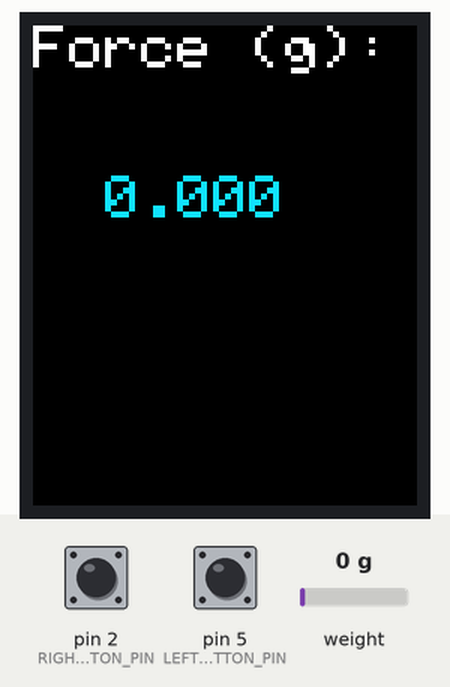
A sketch run on a simulated Arduino Uno, built with avr-gcc and run on an emulated ATmega328P. Shown: 128×160 colour display. The test bench sets the inputs (shaded band); at power-on: pin 5 (LEFT_BUTTON_PIN) HIGH, pin 2 (RIGHT_BUTTON_PIN) HIGH, weight on the scale 0 g. Storage starts empty; what the sketch prints to the serial monitor is not drawn.

Above: at 0.9 s.
1.8 s: pin 5 (LEFT_BUTTON_PIN) pulled LOW for 0.15 s
At 3.3 s:
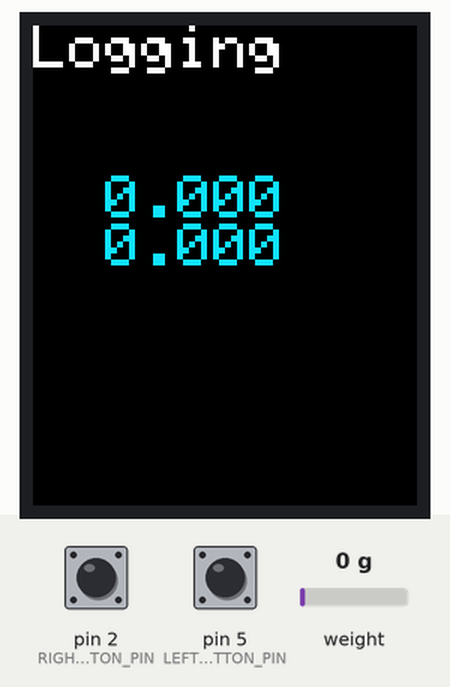
5.6 s: pin 2 (RIGHT_BUTTON_PIN) pulled LOW for 0.15 s
At 8.6 s:
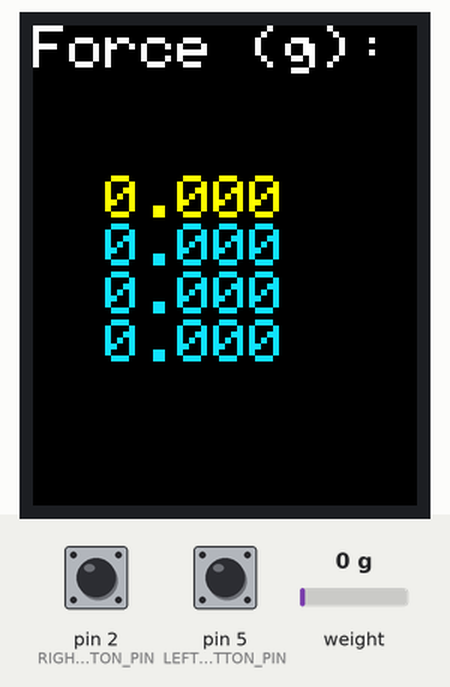
9.4 s: pin 5 (LEFT_BUTTON_PIN) pulled LOW for 1 s
At 11.8 s:
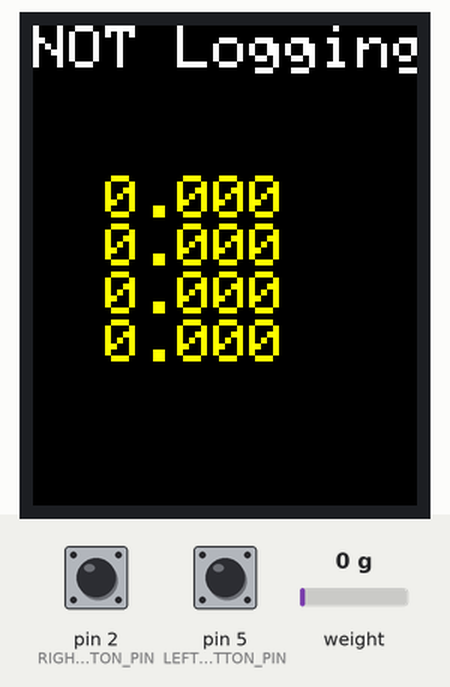
14.0 s: pin 5 (LEFT_BUTTON_PIN) pulled LOW for 3.2 s
At 18.4 s:
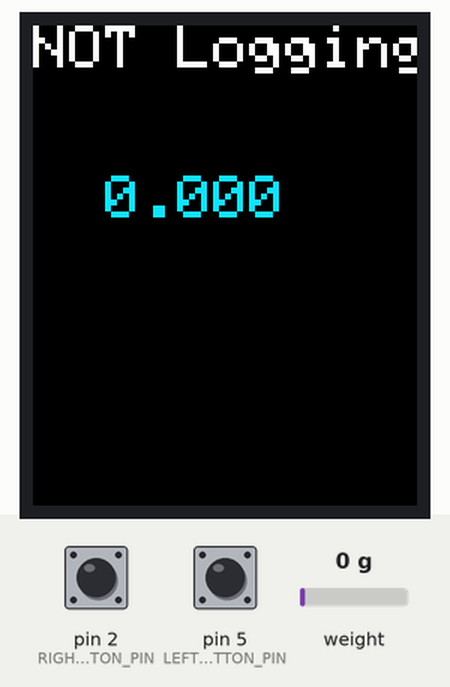
20.8 s: weight on the scale set to 100 g
At 21.6 s:
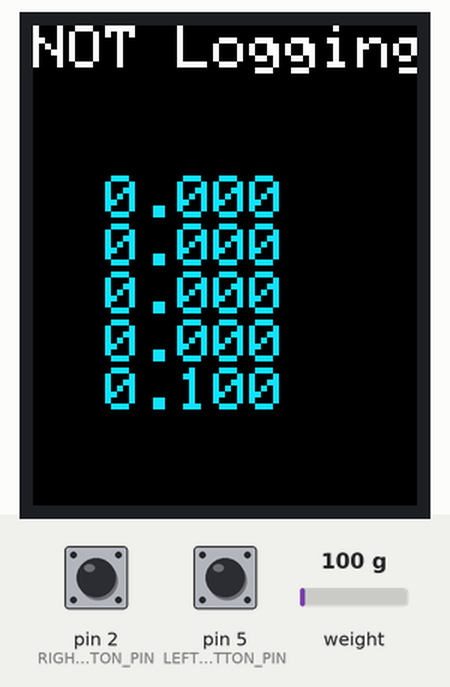
22.4 s: pin 2 (RIGHT_BUTTON_PIN) pulled LOW for 1 s
At 24.7 s:
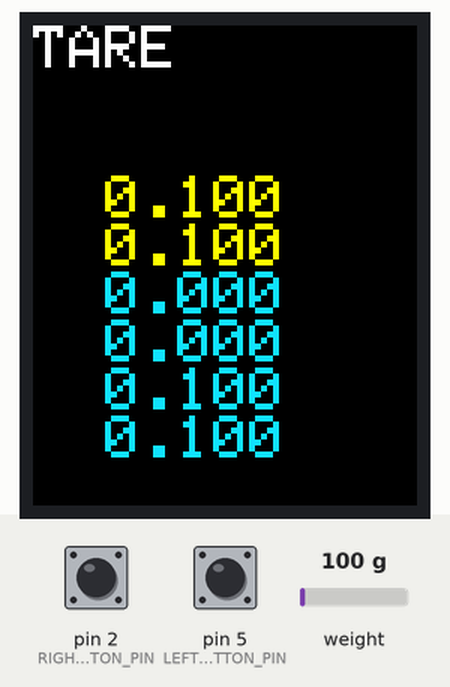
Timing chart, 0 to 26.2 s (numbered marks = the images above; inputs shaded):
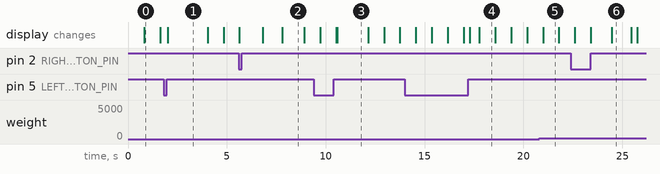

The sketch:

scale.ino
```cpp
#include <Adafruit_GFX.h>

#include <Adafruit_ST7735.h>

#include <SPI.h>
//#include <TFT.h>

#include "HX711.h"
#include <SD.h>


//***********************************************************************************************
//device state and mode definitions

//the screen display modes
#define FORCE_DISPLAY_TEXT  0
#define TEXT_DISPLAY  1
#define FORCE_DISPLAY_GRAPH 2

//the states of the scale with regard to calibration
#define CALIBRATED  0
#define TARE  1
#define STANDARD  2
#define CALIBRATION_TARE  3
#define UNCALIBRATED  4


//***********************************************************************************************
//hardware  definitions

//communication pins for the lcd.
//the other pins for the screen are defined automatically since we are using the default SPI
//#define TFT_CS   10
//#define DC   9
//#define RESET  8

#define SD_CS    4  // Chip select line for SD card


// TFT display and SD card will share the hardware SPI interface.
// Hardware SPI pins are specific to the Arduino board type and
// cannot be remapped to alternate pins.  For Arduino Uno,
// Duemilanove, etc., pin 11 = MOSI, pin 12 = MISO, pin 13 = SCK.
#define SPI_SCK 13
#define SPI_DI  12
#define SPI_DO  11

#define SD_CS    4  // Chip select line for SD card
#define TFT_CS  10  // Chip select line for TFT display
#define TFT_DC   9  // Data/command line for TFT
#define TFT_RST  8  // Reset line for TFT (or connect to +5V)


//button definitions
#define RIGHT_BUTTON_PIN  2
#define LEFT_BUTTON_PIN 5
#define BUTTON_DOWN LOW
#define BUTTON_UP HIGH

//TFT TFTscreen = TFT(TFT_CS, DC, RESET);
Adafruit_ST7735 tft = Adafruit_ST7735(TFT_CS, TFT_DC, TFT_RST);
//Adafruit_ST7735 tft = Adafruit_ST7735(TFT_CS, TFT_DC, SPI_DO, SPI_SCK, TFT_RST);


// HX711.DOUT  - pin #A1
// HX711.PD_SCK - pin #A0
// gain = 128
HX711 scale(A1, A0, 128);


//*********************************************************************************************
//screen configurations


//color definitions for the screen
static const int BACKGROUND_COLOR =  ST7735_BLACK;
static const int HEADING_COLOR = ST7735_WHITE;
static const int BODY_TEXT_COLOR = ST7735_WHITE;
static const int
  FORCE_TEXT_COLOR[] = {tft.Color565(0x11,0xE0,0xFF),ST7735_YELLOW};
static const int
  FORCE_GRAPH_COLOR[] = {ST7735_BLUE,ST7735_GREEN};

static const int INITIAL_FORCE_DISPLAY_MODE = FORCE_DISPLAY_TEXT;

//*********************************************************************************************
//scale configurations


// the weight of the calibration standard, in grams
static const int CALIBRATION_STANDARD_WEIGHT = 100;

//number of samples to average over for each measurement
static const int REPEATS = 3;

//number of samples to average over for each caibration measurement
static const int CALIBRATION_REPEATS = 10;

//time to wait between readings, in ms
static const long DELAY_BETWEEN_READINGS = 500;

//initial calibration .. updated when a calibration is performed
static const float INITIAL_CALIBRATION = -6819.80;

//*********************************************************************************************
//button configurations


static const long DEBOUNCE_DELAY = 50;    // the debounce time; increase if the output flickers
static const long RIGHT_BUTTON_HOLD_TIME = 5000;
static const long LEFT_BUTTON_HOLD_TIME = 2000;

//*********************************************************************************************
//logging configurations

//time interval between logging datapoints, in ms
static const long DELAY_BETWEEN_DATAPOINTS = 2000;

//*********************************************************************************************
//global variables


// right button variables
bool right_button_pressed_indicator_state = false;
bool right_button_long_pressed_indicator_state = false;
int right_button_state = BUTTON_UP;             // the current reading from the input pin
int previous_right_button_state = BUTTON_UP;   // the previous reading from the input pin

// left button variables
bool left_button_pressed_indicator_state = false;
bool left_button_long_pressed_indicator_state = false;
int left_button_state = BUTTON_UP;             // the current reading from the input pin
int previous_left_button_state = BUTTON_UP;   // the previous reading from the input pin

// the following variables are long's because the time, measured in miliseconds,
// will quickly become a bigger number than can be stored in an int.
long right_last_debounce_time = 0;  // the last time the output pin was toggled
long right_last_legitimate_state_change = 0;
long left_last_debounce_time = 0;  // the last time the output pin was toggled
long left_last_legitimate_state_change = 0;

//scale variables
int calibration_state= CALIBRATED;
float current_force_reading;
float calibration = INITIAL_CALIBRATION; // initial guess ... is rewritted during calibration
long last_reading_time = 0;

//screen variables
int force_display_mode = INITIAL_FORCE_DISPLAY_MODE;
int display_mode;

int line_count; //for force text mode
bool force_color_toggle; //for force text mode
int xPos; //for force graph mode

//logging variables
long last_logging_datapoint_time = 0;
bool logging_on = false;

//*********************************************************************************************


void setup_buttons(){
  pinMode(RIGHT_BUTTON_PIN, INPUT);
  pinMode(LEFT_BUTTON_PIN, INPUT);

}

void setup_scale(){
  //scale.power_down();             // put the ADC in sleep mode
  //delay(5000);
  //scale.power_up();
  scale.set_scale(calibration);
  scale.tare(REPEATS);
}

void setup_serial(){
  Serial.begin(38400);
}

void setup_logging(){
  Serial.println("Time (ms), Force");
}

void setup() {

  setup_serial();
  setup_screen();
  setup_sd_card();
  setup_buttons();
  setup_scale();
  setup_logging();
}


void loop() {

  watch_right_button();
  watch_left_button();
  watch_calibration();
  watch_scale();
  watch_logging();
}
```

button_functions.ino
```cpp
//monitors the button, debouncing, and setting the indicators for it having been pressed or long-presseed
void watch_right_button(){
  // read the state of the switch into a local variable:
  int reading = digitalRead(RIGHT_BUTTON_PIN);

  // check to see if you just pressed the button
  // (i.e. the input went from LOW to HIGH),  and you've waited
  // long enough since the last press to ignore any noise:

  // If the switch changed, due to noise or pressing:
  if (reading != previous_right_button_state) {
    // reset the debouncing timer
    right_last_debounce_time = millis();
  }

  if ((millis() - right_last_debounce_time) > DEBOUNCE_DELAY) {
    // whatever the reading is at, it's been there for longer
    // than the debounce delay, so take it as the actual current state:

    // if the current, debounced reading from the button is different from its previous debounced state
    if (reading != right_button_state) {
      right_button_state = reading;

      //if the button has just been released, implying it had been pressed
      if (right_button_state == BUTTON_UP) {
        right_button_pressed_indicator_state = true;
        //if the button has been held long enough, set the indicator to true
        if ((millis()-right_last_legitimate_state_change) > RIGHT_BUTTON_HOLD_TIME){
          right_button_long_pressed_indicator_state = true;
        }
      }
      right_last_legitimate_state_change = millis(); //if the true button state has changed, note the time
    }
  }

  previous_right_button_state = reading;
}


//monitors the button, debouncing, and setting the indicators for it having been pressed or long-presseed
void watch_left_button(){
  // read the state of the switch into a local variable:
  int reading = digitalRead(LEFT_BUTTON_PIN);

  // check to see if you just pressed the button
  // (i.e. the input went from LOW to HIGH),  and you've waited
  // long enough since the last press to ignore any noise:

  // If the switch changed, due to noise or pressing:
  if (reading != previous_left_button_state) {
    // reset the debouncing timer
    left_last_debounce_time = millis();
  }

  if ((millis() - left_last_debounce_time) > DEBOUNCE_DELAY) {
    // whatever the reading is at, it's been there for longer
    // than the debounce delay, so take it as the actual current state:

    // if the current, debounced reading from the button is different from its previous debounced state
    if (reading != left_button_state) {
      left_button_state = reading;

      //if the button has just been released, implying it had been pressed
      if (left_button_state == BUTTON_UP) {
        left_button_pressed_indicator_state = true;
        //if the button has been held long enough, set the indicator to true
        if ((millis()-left_last_legitimate_state_change) > LEFT_BUTTON_HOLD_TIME){
          left_button_long_pressed_indicator_state = true;
        }
      }
      left_last_legitimate_state_change = millis(); //if the true button state has changed, note the time
    }
  }

  previous_left_button_state = reading;
}
```

scale_functions.ino
```cpp
void watch_scale(){

  //if the scale is calibrated and a long enough time has passed since the last reading,
  //take a reading, update the force display
  if(calibration_state == CALIBRATED && (millis()-last_reading_time > DELAY_BETWEEN_READINGS)){

    current_force_reading = scale.get_units(REPEATS);

    update_force_display();
    //update_force_display_text();
    //update_force_display_graph();


   last_reading_time = millis();
  }


   //Serial.println(scale.read());
}

void watch_calibration(){
  if(right_button_long_pressed_indicator_state==true){
    calibration_state = UNCALIBRATED;
    right_button_pressed_indicator_state = true;
    right_button_long_pressed_indicator_state = false;
  }

  if(calibration_state != CALIBRATED && right_button_pressed_indicator_state==true){
    right_button_pressed_indicator_state=false; // reset the button pressed indicator
    switch(calibration_state){
      case UNCALIBRATED:
        update_heading("ATTENTION");
        update_body_text("CALIBRATION MODE: Remove all weight and press button");
        calibration_state = CALIBRATION_TARE;
        current_force_reading=0;
        break;
      case CALIBRATION_TARE:
        scale.set_scale();
        scale.tare(CALIBRATION_REPEATS);
        update_body_text("CALIBRATION MODE: Add standard weight and press button");
        calibration_state = STANDARD;
        current_force_reading=100;
        break;
      case STANDARD:
        calibration = scale.get_units(CALIBRATION_REPEATS)/CALIBRATION_STANDARD_WEIGHT;
        scale.set_scale(calibration);

        //Serial.print("Scaling Factor: \t\t");
        //Serial.println(calibration);                 // print a raw reading from the ADC
        calibration_state = TARE;
        update_body_text("CALIBRATION MODE: Remove all weight and press button");
        current_force_reading=0;
        break;
      case TARE:
        scale.tare(CALIBRATION_REPEATS);
        calibration_state = CALIBRATED;
        update_body_text("CALIBRATED");
        update_heading("Force (g):");
        current_force_reading=0;
        break;
    }

  }

  if(calibration_state == CALIBRATED && right_button_pressed_indicator_state==true){
    right_button_pressed_indicator_state=false; // reset the button pressed indicator
    scale.tare(CALIBRATION_REPEATS);
    calibration_state = CALIBRATED;
    update_heading("TARE");
    delay(1000);
    update_heading("Force (g):");
  }


}
```

screen_functions.ino
```cpp
void clear_screen(){
  tft.fillScreen(BACKGROUND_COLOR);
}

void clear_body(){
  tft.fillRect(0,33,128,128,BACKGROUND_COLOR);
}

void update_heading(String s){
  tft.fillRect(0,0,128,32,BACKGROUND_COLOR);
  tft.setTextSize(2);
  tft.setCursor(0, 0);
  tft.setTextColor(HEADING_COLOR);
  tft.print(s);
  tft.setCursor(0, 50);
}

void update_body_text(String s){
  clear_body();
  tft.setTextSize(1);
  tft.setCursor(0, 50);
  tft.setTextColor(BODY_TEXT_COLOR);
  tft.setTextWrap(1);
  tft.println(s);
  display_mode = TEXT_DISPLAY;
}


//this doesn't work right yet
void update_force_display_graph(){
  if(display_mode != FORCE_DISPLAY_GRAPH){
    clear_body();

  }
  if (xPos >= 128) {
    xPos = 0;
    //TFTscreen.background(250,16,200);
    force_color_toggle= !force_color_toggle;
  }else {
    xPos++;
  }
  display_mode = FORCE_DISPLAY_GRAPH;
  int graph_height = 160-map(abs(current_force_reading),0,200,0,128);
  //TFTscreen.line(xPos, TFTscreen.height() - graphHeight, xPos, TFTscreen.height());
  tft.drawLine(xPos,graph_height,xPos,160,FORCE_GRAPH_COLOR[force_color_toggle]);
  //delay(16);
  String s = "  " + String(current_force_reading,3) + "      ";
  tft.setCursor(0, 30);
  tft.setTextSize(2);
  tft.setTextColor(HEADING_COLOR,BACKGROUND_COLOR );
  tft.setTextWrap(0);
  tft.println(s);
}


void update_force_display_text(){
  String s = "  " + String(current_force_reading,3) + "      ";
  if(line_count > 5 || display_mode != FORCE_DISPLAY_TEXT){
    force_color_toggle= !force_color_toggle;
    //clear_body();
    tft.setCursor(0, 50);
    line_count=0;
    display_mode = FORCE_DISPLAY_TEXT;
  }
  tft.setTextSize(2);
  tft.setTextColor(FORCE_TEXT_COLOR[force_color_toggle],BACKGROUND_COLOR );
  tft.setTextWrap(0);
  tft.println(s);
  line_count++;
}


void update_force_display(){
  if(force_display_mode==FORCE_DISPLAY_GRAPH){
    update_force_display_graph();
  }else{
    update_force_display_text();
  }
}

void setup_screen(){

  tft.initR(INITR_BLACKTAB);   // initialize a ST7735S chip, black tab


  tft.setRotation(2);
  clear_screen();
  update_heading("Force (g):");


}
```

sd_card_functions.ino
```cpp
char filename[16];
File root;

void setup_sd_card(){
  Serial.print("Initializing SD card...");
  //if (!SD.begin(SD_CS, SPI_DO, SPI_DI, SPI_SCK)) {
  if (!SD.begin(SD_CS)) {
    Serial.println("failed!");
    return;
  }
  Serial.println("SD card OK!");

  //prints the directory structure of the sd card
  root = SD.open("/");
  printDirectory(root, 0);


  increment_file();

}

//incriments to a new file
void increment_file(){

  int n = 0;
  snprintf(filename, sizeof(filename), "data%03d.txt", n); // includes a three-digit sequence number in the file name
  while(SD.exists(filename)) {
    n++;
    snprintf(filename, sizeof(filename), "data%03d.txt", n);
  }
  File dataFile = SD.open(filename,FILE_READ);
  Serial.println(n);
  Serial.println(filename);
  dataFile.close();
  //now filename[] contains the name of a new file
}


void watch_logging(){
  if(left_button_long_pressed_indicator_state==true){
    increment_file();
    update_body_text("Next File");
    left_button_long_pressed_indicator_state=false;
    left_button_pressed_indicator_state=false;
  }


  if(left_button_pressed_indicator_state==true){

    if(!logging_on){
      logging_on = true;

      update_heading("Logging");
    }else{
      logging_on = false;

      update_heading("NOT Logging");
    }
    left_button_pressed_indicator_state = false;
  }

  if(calibration_state == CALIBRATED && (millis()-last_reading_time > DELAY_BETWEEN_READINGS) && logging_on){
    String s = "" + String(last_reading_time) + "," + String(current_force_reading,3);
    //Serial.println(s);
    write_line_to_file(s);
  }
  last_logging_datapoint_time = millis();
}


void write_line_to_file(String dataString){


  // open the file stored in the filename[] global variable.
  //note that only one file can be open at a time,
  // so you have to close this one before opening another.

  File dataFile = SD.open(filename, FILE_WRITE);

  // if the file is available, write to it:
  if (dataFile) {
    dataFile.println(dataString);
    dataFile.close();
    // print to the serial port too:
    Serial.println(dataString);
  }
  // if the file isn't open, pop up an error:
  else {
    Serial.println("error opening file");
  }
}


//recursivly print directory sturcture
//with indentation
void printDirectory(File dir, int numTabs) {
  while (true) {

    File entry =  dir.openNextFile();
    if (! entry) {
      // no more files
      break;
    }
    for (uint8_t i = 0; i < numTabs; i++) {
      Serial.print('\t');
    }
    Serial.print(entry.name());
    if (entry.isDirectory()) {
      Serial.println("/");
      printDirectory(entry, numTabs + 1);
    } else {
      // files have sizes, directories do not
      Serial.print("\t\t");
      Serial.println(entry.size(), DEC);
    }
    entry.close();
  }
}
```

Measured:
- after the input at 1.8 s, the display: changes after 0.21 s (image 1)
- after the input at 9.4 s, the display: first differs from a run without the input after 1.2 s (image 3)
- after the input at 14.0 s, the display: first differs from a run without the input after 3.3 s (image 4 shows a later state)
- what the display in image 0 shows lasts 0.8 s, from 0.8 s to 1.6 s
- what the display in image 1 shows lasts 2.0 s, from 2.0 s to 4.0 s
- what the display in image 2 shows lasts 1.1 s, from 7.8 s to 8.9 s
- what the display in image 3 shows lasts 1.5 s, from 10.6 s to 12.1 s
